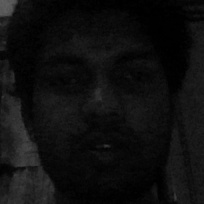
#> input picture app/datasets/Md Danish_120/1.jpg, 204 x 204 px; its folder holds only this picture in this run
$ python -i face.py   (imports and definitions only)
#> lines starting #> are read from the running program, lines starting #| are printed output that depends on the picture
# import
import cv2 as cv
import time
import os
import math
from PIL import Image
import pickle
import numpy as np
import random
# some variable
directory = "datasets"
classifier = cv.CascadeClassifier("classifiers/haarcascade_frontalface_default.xml")
# generate date-time
# [56 lines left out: functions datetime, generate, not called in this run]


def train():
    recognizer = cv.face.LBPHFaceRecognizer_create()

    person_paths = [os.path.join(directory, path) for path in os.listdir(directory)]
    images,labels = [],[]

    for img_path in person_paths:
        pid = int(os.path.split(img_path)[1].split("_")[-1])
        allImages = [os.path.join(img_path, path) for path in os.listdir(img_path)]
        for img in allImages:
             grayImage = Image.open(img).convert('L')
#> grayImage is the input picture: PIL image 204x204 L; min 0, max 98, mean 14.9
             image = np.array(grayImage, 'uint8')
             faces = classifier.detectMultiScale(image)
#> faces = [[6, 11, 178, 178]]
             for (x, y, w, h) in faces:
                 images.append(image[y: y + h, x: x + w])
                 labels.append(pid)
                 cv.imshow("Adding faces to traning set...", image)
                 cv.waitKey(20)
#> this loop made 1 pass
#> after the loop, images = 1 item; labels = [120]
    cv.imshow("Traning Data",images[0])
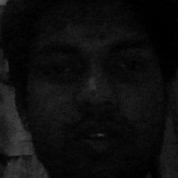
#> window 'Traning Data': shape (178, 178); min 0, max 93, mean 14.1

    recognizer.train(images, np.array(labels))
    if not os.path.exists("trainer"):
        os.mkdir("trainer")
    recognizer.save('trainer/trained.yml')
    cv.destroyAllWindows()

# [68 lines left out: functions detect, faceInImage, not called in this run]
# [7 lines of commented-out code are left out]

>>> result = train()
